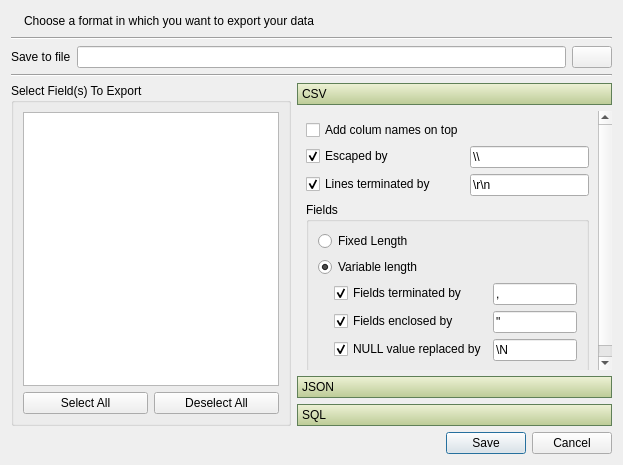
<?xml version="1.0" encoding="UTF-8"?>
<ui version="4.0">
 <class>Dialog</class>
 <widget class="QDialog" name="Dialog">
  <property name="geometry">
   <rect>
    <x>0</x>
    <y>0</y>
    <width>623</width>
    <height>465</height>
   </rect>
  </property>
  <property name="windowTitle">
   <string>Export Data</string>
  </property>
  <layout class="QVBoxLayout" name="verticalLayout_2">
   <item>
    <widget class="QWidget" name="widget_4" native="true">
     <layout class="QHBoxLayout" name="horizontalLayout_2">
      <property name="margin">
       <number>0</number>
      </property>
      <item>
       <widget class="QLabel" name="label_3">
        <property name="text">
         <string/>
        </property>
        <property name="pixmap">
         <pixmap resource="res.qrc">:/icons/table_go.png</pixmap>
        </property>
       </widget>
      </item>
      <item>
       <widget class="QLabel" name="label_2">
        <property name="text">
         <string>Choose a format in which you want to export your data</string>
        </property>
       </widget>
      </item>
      <item>
       <spacer name="horizontalSpacer">
        <property name="orientation">
         <enum>Qt::Horizontal</enum>
        </property>
        <property name="sizeHint" stdset="0">
         <size>
          <width>40</width>
          <height>20</height>
         </size>
        </property>
       </spacer>
      </item>
     </layout>
    </widget>
   </item>
   <item>
    <widget class="Line" name="line">
     <property name="orientation">
      <enum>Qt::Horizontal</enum>
     </property>
    </widget>
   </item>
   <item>
    <widget class="QWidget" name="widget_5" native="true">
     <layout class="QHBoxLayout" name="horizontalLayout_3">
      <property name="margin">
       <number>0</number>
      </property>
      <item>
       <widget class="QLabel" name="label_4">
        <property name="text">
         <string>Save to file</string>
        </property>
       </widget>
      </item>
      <item>
       <widget class="QLineEdit" name="eFile"/>
      </item>
      <item>
       <widget class="QPushButton" name="bBrowse">
        <property name="icon">
         <iconset resource="res.qrc">
          <normaloff>:/icons/folder.png</normaloff>:/icons/folder.png</iconset>
        </property>
       </widget>
      </item>
     </layout>
    </widget>
   </item>
   <item>
    <widget class="Line" name="line_2">
     <property name="orientation">
      <enum>Qt::Horizontal</enum>
     </property>
    </widget>
   </item>
   <item>
    <widget class="QWidget" name="widget" native="true">
     <layout class="QHBoxLayout" name="horizontalLayout" stretch="0,1">
      <property name="margin">
       <number>0</number>
      </property>
      <item>
       <widget class="QGroupBox" name="groupBox">
        <property name="title">
         <string>Select Field(s) To Export</string>
        </property>
        <layout class="QVBoxLayout" name="verticalLayout">
         <item>
          <widget class="QListView" name="lvFields">
           <property name="selectionMode">
            <enum>QAbstractItemView::MultiSelection</enum>
           </property>
          </widget>
         </item>
         <item>
          <widget class="QWidget" name="widget_6" native="true">
           <layout class="QHBoxLayout" name="horizontalLayout_4">
            <property name="margin">
             <number>0</number>
            </property>
            <item>
             <widget class="QPushButton" name="bSelectAll">
              <property name="text">
               <string>Select All</string>
              </property>
             </widget>
            </item>
            <item>
             <widget class="QPushButton" name="bDeselectAll">
              <property name="text">
               <string>Deselect All</string>
              </property>
             </widget>
            </item>
           </layout>
          </widget>
         </item>
        </layout>
       </widget>
      </item>
      <item>
       <widget class="QToolBox" name="toolBox">
        <property name="styleSheet">
         <string notr="true">QToolBox::tab {
border: 1px solid #608058;
background-color: qlineargradient(x1:0, y1:0, x2:0, y2:1, stop:0 #eff3d7, stop:1 #bbca95);
}</string>
        </property>
        <property name="currentIndex">
         <number>0</number>
        </property>
        <widget class="QWidget" name="page">
         <property name="geometry">
          <rect>
           <x>0</x>
           <y>0</y>
           <width>323</width>
           <height>263</height>
          </rect>
         </property>
         <attribute name="label">
          <string>CSV</string>
         </attribute>
         <layout class="QVBoxLayout" name="verticalLayout_4" stretch="0,1">
          <item>
           <widget class="QWidget" name="widget_3" native="true">
            <layout class="QFormLayout" name="formLayout_2">
             <property name="margin">
              <number>0</number>
             </property>
             <item row="1" column="0">
              <widget class="QCheckBox" name="ckEscapeChar">
               <property name="text">
                <string>Escaped by</string>
               </property>
               <property name="checked">
                <bool>true</bool>
               </property>
              </widget>
             </item>
             <item row="1" column="1">
              <widget class="QLineEdit" name="eEscapeChar">
               <property name="text">
                <string>\\</string>
               </property>
              </widget>
             </item>
             <item row="2" column="0">
              <widget class="QCheckBox" name="ckLineTerminator">
               <property name="text">
                <string>Lines terminated by</string>
               </property>
               <property name="checked">
                <bool>true</bool>
               </property>
              </widget>
             </item>
             <item row="2" column="1">
              <widget class="QLineEdit" name="eLineTerminator">
               <property name="text">
                <string>\r\n</string>
               </property>
              </widget>
             </item>
             <item row="0" column="0">
              <widget class="QCheckBox" name="ckAddColumns">
               <property name="text">
                <string>Add colum names on top</string>
               </property>
              </widget>
             </item>
            </layout>
           </widget>
          </item>
          <item>
           <widget class="QGroupBox" name="groupBox_2">
            <property name="title">
             <string>Fields</string>
            </property>
            <layout class="QVBoxLayout" name="verticalLayout_3">
             <item>
              <widget class="QRadioButton" name="rbFixedLength">
               <property name="text">
                <string>Fixed Length</string>
               </property>
               <attribute name="buttonGroup">
                <string>buttonGroup</string>
               </attribute>
              </widget>
             </item>
             <item>
              <widget class="QRadioButton" name="rbVariableLength">
               <property name="text">
                <string>Variable length</string>
               </property>
               <property name="checked">
                <bool>true</bool>
               </property>
               <attribute name="buttonGroup">
                <string>buttonGroup</string>
               </attribute>
              </widget>
             </item>
             <item>
              <widget class="QWidget" name="wVariableLength" native="true">
               <layout class="QFormLayout" name="formLayout">
                <property name="leftMargin">
                 <number>16</number>
                </property>
                <property name="topMargin">
                 <number>0</number>
                </property>
                <property name="rightMargin">
                 <number>0</number>
                </property>
                <property name="bottomMargin">
                 <number>0</number>
                </property>
                <item row="0" column="0">
                 <widget class="QCheckBox" name="ckDelimeter">
                  <property name="text">
                   <string>Fields terminated by</string>
                  </property>
                  <property name="checked">
                   <bool>true</bool>
                  </property>
                 </widget>
                </item>
                <item row="1" column="0">
                 <widget class="QCheckBox" name="ckQuoteChar">
                  <property name="text">
                   <string>Fields enclosed by</string>
                  </property>
                  <property name="checked">
                   <bool>true</bool>
                  </property>
                 </widget>
                </item>
                <item row="2" column="0">
                 <widget class="QCheckBox" name="ckNullReplace">
                  <property name="text">
                   <string>NULL value replaced by</string>
                  </property>
                  <property name="checked">
                   <bool>true</bool>
                  </property>
                 </widget>
                </item>
                <item row="0" column="1">
                 <widget class="QLineEdit" name="eDelimeter">
                  <property name="text">
                   <string>,</string>
                  </property>
                 </widget>
                </item>
                <item row="1" column="1">
                 <widget class="QLineEdit" name="eQuoteChar">
                  <property name="text">
                   <string>&quot;</string>
                  </property>
                 </widget>
                </item>
                <item row="2" column="1">
                 <widget class="QLineEdit" name="eNullReplace">
                  <property name="text">
                   <string>\N</string>
                  </property>
                 </widget>
                </item>
               </layout>
              </widget>
             </item>
            </layout>
           </widget>
          </item>
         </layout>
        </widget>
        <widget class="QWidget" name="page_2">
         <property name="geometry">
          <rect>
           <x>0</x>
           <y>0</y>
           <width>323</width>
           <height>263</height>
          </rect>
         </property>
         <attribute name="label">
          <string>JSON</string>
         </attribute>
         <layout class="QFormLayout" name="formLayout_3">
          <property name="fieldGrowthPolicy">
           <enum>QFormLayout::AllNonFixedFieldsGrow</enum>
          </property>
          <item row="0" column="0">
           <widget class="QLabel" name="label">
            <property name="text">
             <string>Indent</string>
            </property>
           </widget>
          </item>
          <item row="0" column="1">
           <widget class="QSpinBox" name="sIndent">
            <property name="maximum">
             <number>10</number>
            </property>
           </widget>
          </item>
          <item row="1" column="0">
           <widget class="QCheckBox" name="ckColumnTypes">
            <property name="text">
             <string>Include column names and types</string>
            </property>
           </widget>
          </item>
         </layout>
        </widget>
        <widget class="QWidget" name="page_3">
         <property name="geometry">
          <rect>
           <x>0</x>
           <y>0</y>
           <width>323</width>
           <height>263</height>
          </rect>
         </property>
         <attribute name="label">
          <string>SQL</string>
         </attribute>
         <layout class="QFormLayout" name="formLayout_4">
          <item row="0" column="0">
           <widget class="QRadioButton" name="rbStructure">
            <property name="text">
             <string>Structure only</string>
            </property>
            <attribute name="buttonGroup">
             <string>buttonGroup_2</string>
            </attribute>
           </widget>
          </item>
          <item row="1" column="0">
           <widget class="QRadioButton" name="rbData">
            <property name="text">
             <string>Data only</string>
            </property>
            <attribute name="buttonGroup">
             <string>buttonGroup_2</string>
            </attribute>
           </widget>
          </item>
          <item row="2" column="0">
           <widget class="QRadioButton" name="rbStructureData">
            <property name="text">
             <string>Structure and Data</string>
            </property>
            <property name="checked">
             <bool>true</bool>
            </property>
            <attribute name="buttonGroup">
             <string>buttonGroup_2</string>
            </attribute>
           </widget>
          </item>
         </layout>
        </widget>
       </widget>
      </item>
     </layout>
    </widget>
   </item>
   <item>
    <widget class="QDialogButtonBox" name="buttonBox">
     <property name="orientation">
      <enum>Qt::Horizontal</enum>
     </property>
     <property name="standardButtons">
      <set>QDialogButtonBox::Cancel|QDialogButtonBox::Save</set>
     </property>
    </widget>
   </item>
  </layout>
 </widget>
 <resources>
  <include location="res.qrc"/>
 </resources>
 <connections>
  <connection>
   <sender>buttonBox</sender>
   <signal>accepted()</signal>
   <receiver>Dialog</receiver>
   <slot>accept()</slot>
   <hints>
    <hint type="sourcelabel">
     <x>257</x>
     <y>455</y>
    </hint>
    <hint type="destinationlabel">
     <x>157</x>
     <y>274</y>
    </hint>
   </hints>
  </connection>
  <connection>
   <sender>buttonBox</sender>
   <signal>rejected()</signal>
   <receiver>Dialog</receiver>
   <slot>reject()</slot>
   <hints>
    <hint type="sourcelabel">
     <x>325</x>
     <y>455</y>
    </hint>
    <hint type="destinationlabel">
     <x>286</x>
     <y>274</y>
    </hint>
   </hints>
  </connection>
 </connections>
 <buttongroups>
  <buttongroup name="buttonGroup_2"/>
  <buttongroup name="buttonGroup"/>
 </buttongroups>
</ui>
